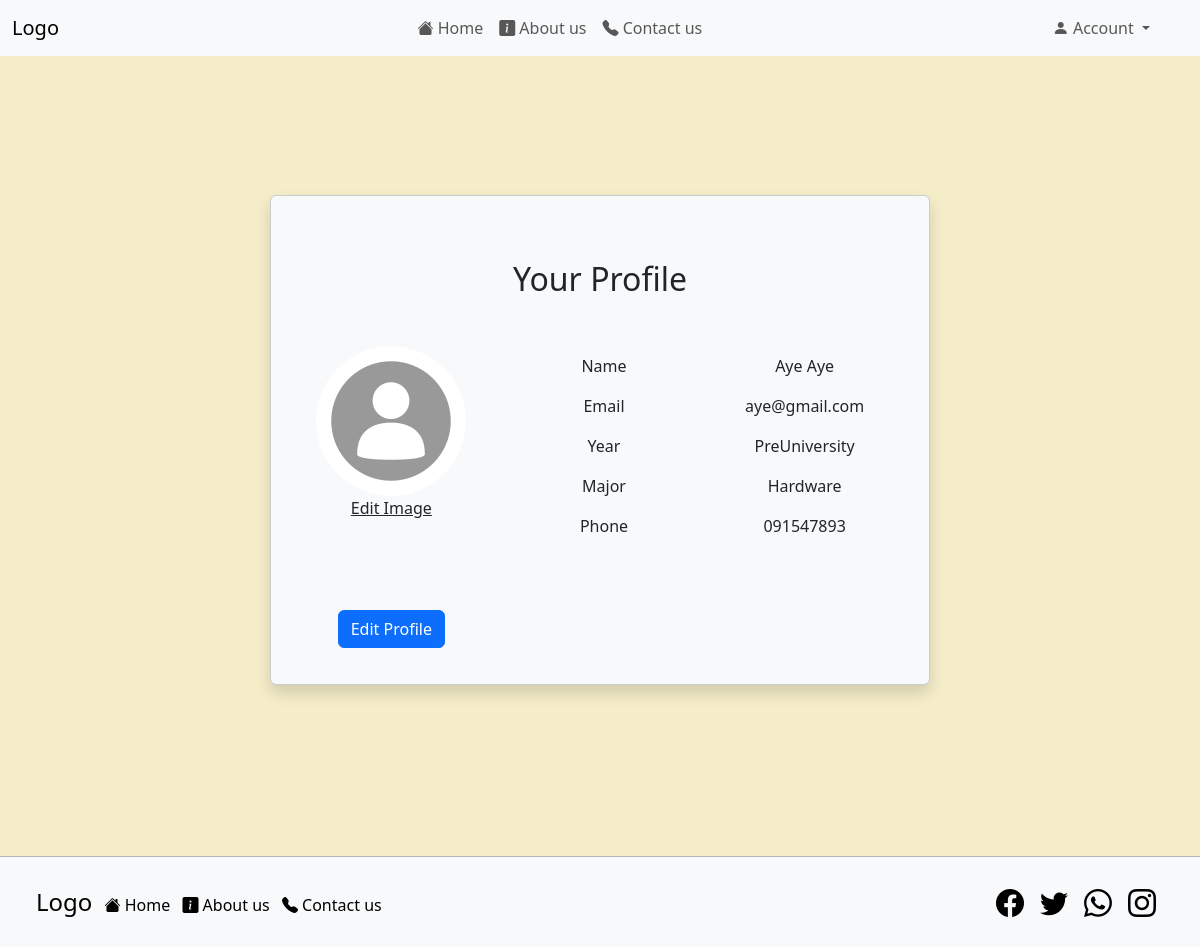
Before: /profile (signed in) with the older database file.
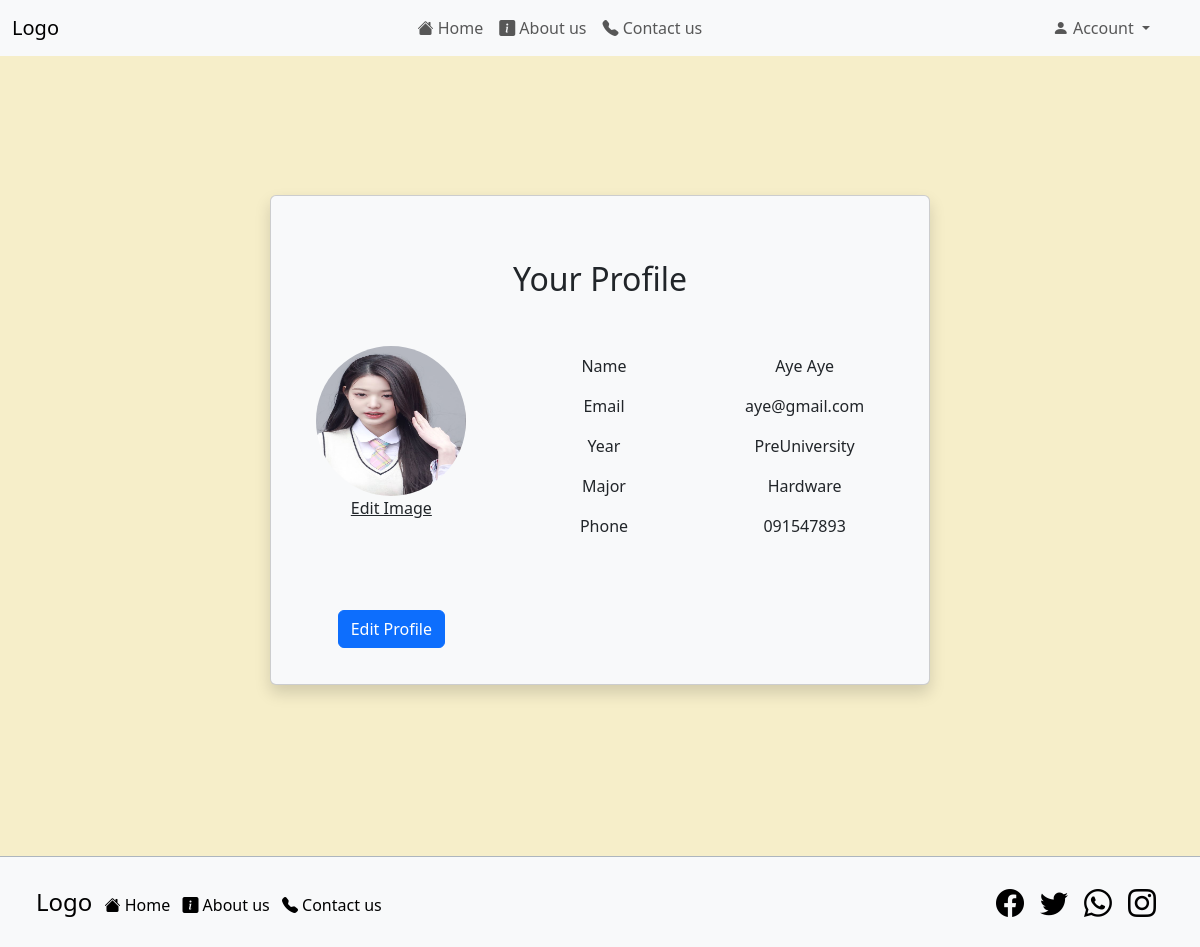
After: the same page with the newer database file.
### website/models.py (models this page shows)
class Student(db.Model):
    id = db.Column(db.Integer, primary_key=True)
    student_name = db.Column(db.String(255), nullable=False)
    student_email = db.Column(db.String(255), nullable=False)
    student_password = db.Column(db.String(255), nullable=False)
    student_image = db.Column(db.String(255), nullable=False)
    student_year = db.Column(db.String(255), nullable=False)
    student_major = db.Column(db.String(255), nullable=False)
    student_phone = db.Column(db.String(255), nullable=False)
    complaints = db.relationship('Complaints')

### app.py (the view)
@app.route('/profile', methods=['GET', 'POST'])
def clientProfile():
    if 'student_id' not in session:
        return redirect(url_for('SignIn'))
    else:
        return clientprofile()

### website/clientfeatures.py (called while the page is built, shortened)
def clientprofile():
    user_id = session.get('student_id')
    student = Student.query.get(user_id)
    if student:
        return render_template('clientprofile.html', user=student)
    session.pop('student_id', None)
    return render_template('homepage.html')

### website/templates/clientprofile.html (shortened to what this page needs)
{% extends "clientlayout.html" %} {% block title %}Profile{% endblock%} {% block content %}
<div class="d-flex justify-content-center align-items-center min-vh-100">
  <div
    class="card shadow p-3 mb-5 bg-body-tertiary rounded"
    style="background-color: white; width: 55%"
  >
    <div class="container text-center">
      <h2 class="m-5">Your Profile</h2>
      <div class="row">
        <div class="col-md-4">
          <img
            src="{{ url_for('static', filename='images/'+ user.student_image) }}"
            alt="Welcome Image"
            class="img-fluid rounded-circle"
            style="width: 150px; height: 150px"
          />
          <form enctype="multipart/form-data" method="POST">
            <label for="profileImage" style="text-decoration: underline">
              Edit Image
            </label>
          </form>
          <div style="margin-top: 90px; margin-bottom: 20px">
            <button
              class="btn btn-primary"
              data-bs-toggle="modal"
              data-bs-target="#editprofileModal"
            >
              Edit Profile
            </button>
          </div>
        </div>
        <div class="col-md-8">
          <div class="row p-2">
            <div class="col-md-6">Name</div>
            <div class="col-md-6">{{ user.student_name}}</div>
          </div>
          <div class="row p-2">
            <div class="col-md-6">Email</div>
            <div class="col-md-6">{{ user.student_email }}</div>
          </div>
          <div class="row p-2">
            <div class="col-md-6">Year</div>
            <div class="col-md-6">{{ user.student_year }}</div>
          </div>
          <div class="row p-2">
            <div class="col-md-6">Major</div>
            <div class="col-md-6">{{ user.student_major }}</div>
          </div>
          <div class="row p-2">
            <div class="col-md-6">Phone</div>
            <div class="col-md-6">{{ user.student_phone }}</div>
          </div>
        </div>
      </div>
    </div>
  </div>
</div>
{% endblock %}

Changed rows visible on the page:
changed Student "Aye Aye": student_image: picture added in place of a placeholder
